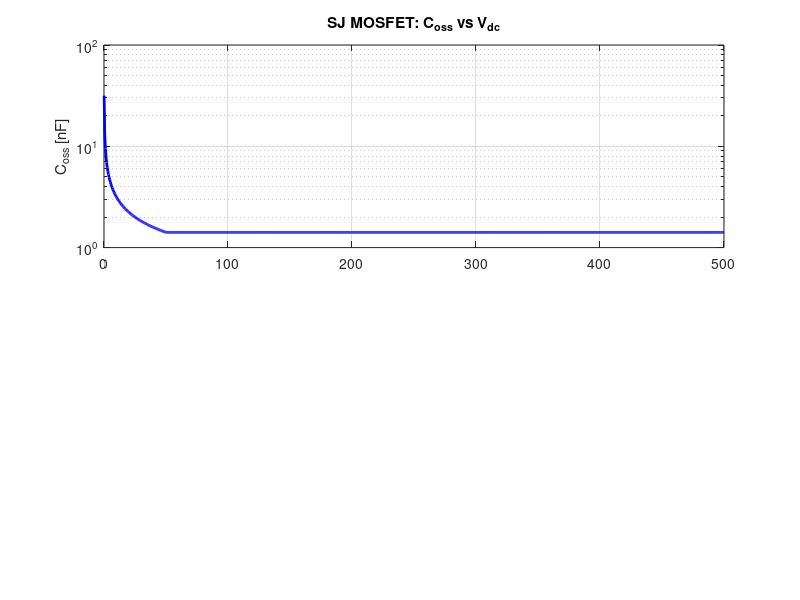

MATLAB code for this plot: (Note: this script raises an error after producing the figure.)
% Super Junction MOSFET Coss Model
clc; clear;

% Constants
eps_si = 1.0e-12;  % Permittivity [F/cm]
q = 1.6e-19;       % Elementary charge [C]

% Device Parameters (Corrected Physics)
V_dep = 50;         % Full depletion voltage [V]
E_crit = 2e5;       % Critical field [V/cm]
A_junc = 1;         % Junction area [cm²]

% Pillar design (corrected equations)
W = (2*sqrt(2)*V_dep)/E_crit;       % Pillar width [cm]
W_um = W * 1e4;                     % Convert to μm
ND = (2*eps_si*V_dep)/(q*W^2);     % Doping [cm⁻³]

fprintf('Pillar width = %.2f μm\n', W_um);
fprintf('Doping concentration = %.2e cm⁻³\n', ND);

% Coss Calculation
Vdc = linspace(0.1, 500, 1000);    % Voltage range [V]
Coss = zeros(size(Vdc));             % Initialize capacitance

for i = 1:length(Vdc)
    if Vdc(i) <= V_dep
        % Partial depletion regime
        x_d = W * sqrt(Vdc(i)/V_dep);
    else
        % Full depletion regime
        x_d = W;
    end
    Coss(i) = eps_si * A_junc / x_d;  % Capacitance [F]
end

% Convert to nanofarads
Coss_nF = Coss * 1e9;

% Find capacitance at key voltages
Coss_10V = interp1(Vdc, Coss_nF, 10);
Coss_50V = interp1(Vdc, Coss_nF, 50);
Coss_300V = interp1(Vdc, Coss_nF, 300);

% Plot results
figure;
subplot(2,1,1);
semilogy(Vdc, Coss_nF, 'b', 'LineWidth', 2);
grid on;
title('SJ MOSFET: C_{oss} vs V_{dc}');
ylabel('C_{oss} [nF]');
xline(V_dep, '--r', 'V_{dep} = 50V');
text(100, Coss_50V*1.5, sprintf('C_{oss}@50V = %.2f nF', Coss_50V));
text(300, Coss_300V*1.1, sprintf('Min C_{oss} = %.2f nF', Coss_300V));

subplot(2,1,2);
plot(Vdc, Coss_nF, 'b', 'LineWidth', 2);
grid on;
xlabel('V_{dc} [V]');
ylabel('C_{oss} [nF]');
xline(V_dep, '--r', 'V_{dep} = 50V');
ylim([0 1.2*max(Coss_nF)]);

% Display key metrics
fprintf('\nCoss Characteristics:\n');
fprintf('----------------------\n');
fprintf('Coss @ 10V: %.2f nF\n', Coss_10V);
fprintf('Coss @ 50V: %.2f nF\n', Coss_50V);
fprintf('Coss @ 300V: %.2f nF\n', Coss_300V);
fprintf('Coss reduction (10V→50V): %.1f%%\n', (1 - Coss_50V/Coss_10V)*100);

% Calculate Qoss and Eoss
Qoss = cumtrapz(Vdc, Coss);          % Charge [C]
Eoss = 0.5 * Coss .* Vdc.^2;         % Energy [J]

figure;
yyaxis left;
plot(Vdc, Qoss*1e9, 'b-', 'LineWidth', 2);
ylabel('Q_{oss} [nC]');

yyaxis right;
plot(Vdc, Eoss*1e6, 'r-', 'LineWidth', 2);
ylabel('E_{oss} [μJ]');

title('Output Charge & Energy vs Voltage');
xlabel('V_{dc} [V]');
grid on;
legend('Q_{oss}', 'E_{oss}', 'Location', 'northwest');